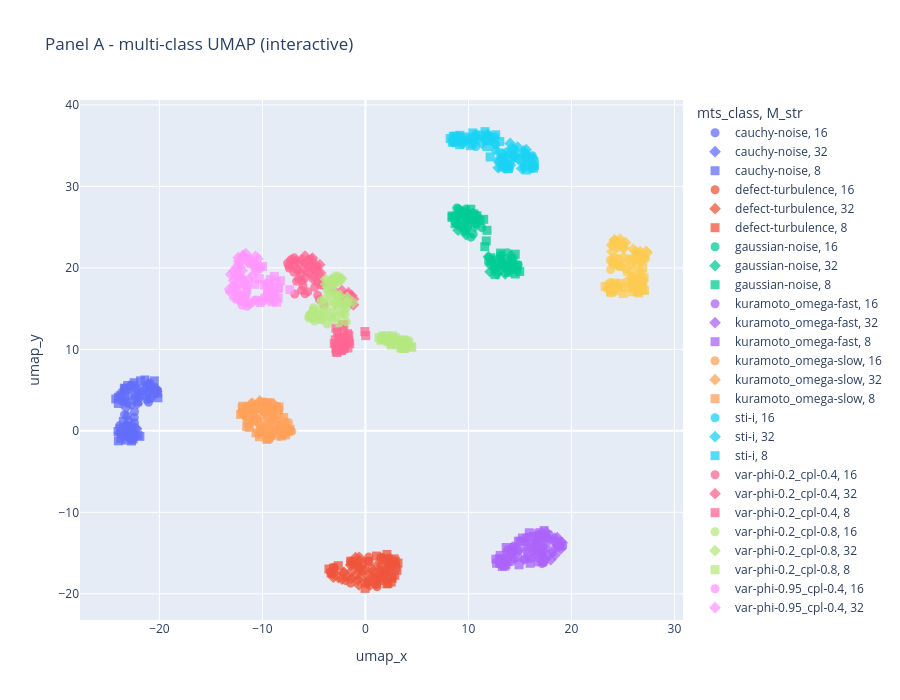

The code cell stored with this chart in its notebook:
### Code cell
# interactive (exploration)
import plotly.express as px
dfp = df_multi.assign(M_str=df_multi["M"].astype(str), instance_str=df_multi["instance"].astype(str))
fig = px.scatter(dfp, x="umap_x", y="umap_y", color="mts_class", symbol="M_str",
                 hover_data={"M": True, "T": True, "instance_str": True, "M_str": False,
                             "umap_x": ":.2f", "umap_y": ":.2f"},
                 title="Panel A - multi-class UMAP (interactive)", width=900, height=700)
fig.update_traces(marker=dict(size=9, opacity=0.75)); fig.show()
